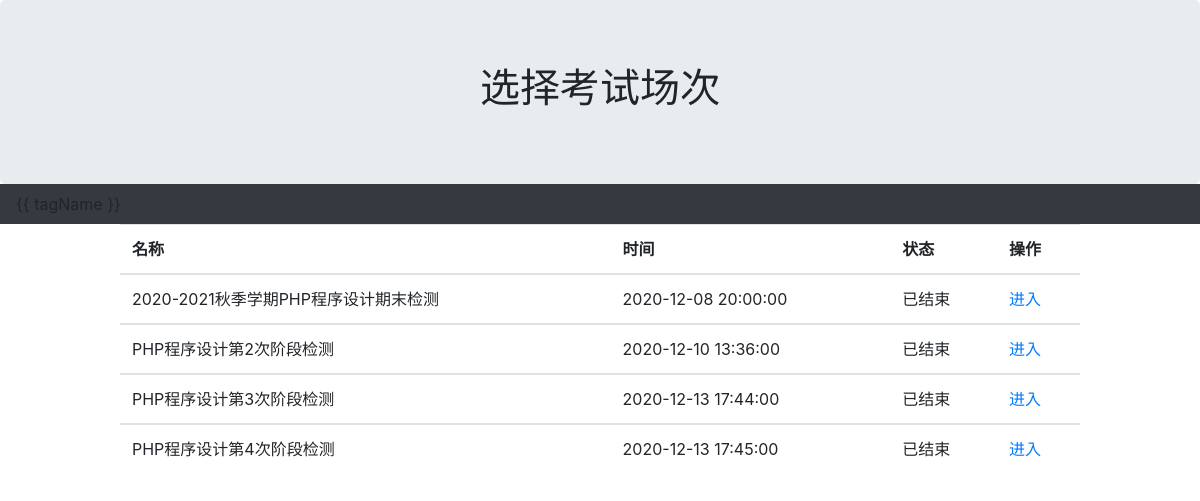
The page /student/paper_select.php on the database its author committed.
### tables this page shows
CREATE TABLE `exam_history`  (
  `num` int NOT NULL AUTO_INCREMENT,
  `paper_name` varchar(50) NULL DEFAULT NULL,
  `flag` int NULL DEFAULT NULL,
  `time_start` timestamp(0) NULL DEFAULT NULL,
  `duration` timestamp(0) NULL DEFAULT NULL,
  `number` int NULL DEFAULT NULL,
  `t1` int NULL DEFAULT NULL,
  `t2` int NULL DEFAULT NULL,
  `t3` int NULL DEFAULT NULL,
  `t4` int NULL DEFAULT NULL,
  `t5` int NULL DEFAULT NULL,
  `t6` int NULL DEFAULT NULL,
  `t7` int NULL DEFAULT NULL,
  `t8` int NULL DEFAULT NULL,
  `t9` int NULL DEFAULT NULL,
  `t10` int NULL DEFAULT NULL,
  `t11` int NULL DEFAULT NULL,
  `t12` int NULL DEFAULT NULL,
  `t13` int NULL DEFAULT NULL,
  `t14` int NULL DEFAULT NULL,
  `t15` int NULL DEFAULT NULL,
  `t16` int NULL DEFAULT NULL,
  `t17` int NULL DEFAULT NULL,
  `t18` int NULL DEFAULT NULL,
  `t19` int NULL DEFAULT NULL,
  `t20` int NULL DEFAULT NULL,
  `t21` int NULL DEFAULT NULL,
  `t22` int NULL DEFAULT NULL,
  `t23` int NULL DEFAULT NULL,
  `t24` int NULL DEFAULT NULL,
  `t25` int NULL DEFAULT NULL,
  `t26` int NULL DEFAULT NULL,
  `t27` int NULL DEFAULT NULL,
  `t28` int NULL DEFAULT NULL,
  `t29` int NULL DEFAULT NULL,
  `t30` int NULL DEFAULT NULL,
  `t31` int NULL DEFAULT NULL,
  `t32` int NULL DEFAULT NULL,
  `t33` int NULL DEFAULT NULL,
  `t34` int NULL DEFAULT NULL,
  `t35` int NULL DEFAULT NULL,
  `t36` int NULL DEFAULT NULL,
  `t37` int NULL DEFAULT NULL,
  `t38` int NULL DEFAULT NULL,
  `t39` int NULL DEFAULT NULL,
  `t40` int NULL DEFAULT NULL,
  `t41` int NULL DEFAULT NULL,
  `t42` int NULL DEFAULT NULL,
  `t43` int NULL DEFAULT NULL,
  `t44` int NULL DEFAULT NULL,
  `t45` int NULL DEFAULT NULL,
  `t46` int NULL DEFAULT NULL,
  `t47` int NULL DEFAULT NULL,
  `t48` int NULL DEFAULT NULL,
  `t49` int NULL DEFAULT NULL,
  `t50` int NULL DEFAULT NULL,
  `s1` int NULL DEFAULT NULL,
  `s2` int NULL DEFAULT NULL,
  `s3` int NULL DEFAULT NULL,
  `s4` int NULL DEFAULT NULL,
  `s5` int NULL DEFAULT NULL,
  `s6` int NULL DEFAULT NULL,
  `s7` int NULL DEFAULT NULL,
  `s8` int NULL DEFAULT NULL,
  `s9` int NULL DEFAULT NULL,
  `s10` int NULL DEFAULT NULL,
  `s11` int NULL DEFAULT NULL,
  `s12` int NULL DEFAULT NULL,
  `s13` int NULL DEFAULT NULL,
  `s14` int NULL DEFAULT NULL,
  `s15` int NULL DEFAULT NULL,
  `s16` int NULL DEFAULT NULL,
  `s17` int NULL DEFAULT NULL,
  `s18` int NULL DEFAULT NULL,
  `s19` int NULL DEFAULT NULL,
  `s20` int NULL DEFAULT NULL,
  `s21` int NULL DEFAULT NULL,
  `s22` int NULL DEFAULT NULL,
  `s23` int NULL DEFAULT NULL,
  `s24` int NULL DEFAULT NULL,
  `s25` int NULL DEFAULT NULL,
  `s26` int NULL DEFAULT NULL,
  `s27` int NULL DEFAULT NULL,
  `s28` int NULL DEFAULT NULL,
  `s29` int NULL DEFAULT NULL,
  `s30` int NULL DEFAULT NULL,
  `s31` int NULL DEFAULT NULL,
  `s32` int NULL DEFAULT NULL,
  `s33` int NULL DEFAULT NULL,
  `s34` int NULL DEFAULT NULL,
  `s35` int NULL DEFAULT NULL,
  `s36` int NULL DEFAULT NULL,
  `s37` int NULL DEFAULT NULL,
  `s38` int NULL DEFAULT NULL,
  `s39` int NULL DEFAULT NULL,
  `s40` int NULL DEFAULT NULL,
  `s41` int NULL DEFAULT NULL,
  `s42` int NULL DEFAULT NULL,
  `s43` int NULL DEFAULT NULL,
  `s44` int NULL DEFAULT NULL,
  `s45` int NULL DEFAULT NULL,
  `s46` int NULL DEFAULT NULL,
  `s47` int NULL DEFAULT NULL,
  `s48` int NULL DEFAULT NULL,
  `s49` int NULL DEFAULT NULL,
  `s50` int NULL DEFAULT NULL,
  PRIMARY KEY (`num`) USING BTREE
);

### student/paper_select.php (the view, shortened to what this page needs)
<!DOCTYPE html>
<html lang="en">
<head>
    <link rel="stylesheet" href="https://cdn.staticfile.org/twitter-bootstrap/4.3.1/css/bootstrap.min.css">
</head>
<div class="jumbotron text-center" style="margin-bottom:0">
    <h1>选择考试场次</h1>
</div>
<body>
<nav class="navbar navbar-expand-sm bg-dark navbar-dark">
  <ul class="navbar-nav" id="nav">
    <li class="nav-item" v-for="(tagName, index) in tagNames_tch">
      <a :class="isActiveClass(urls_tch[index])" :href='urls_tch[index]'>{{ tagName }}</a>
    </li>
  </ul>
</nav>
<table class="table table-hover" style="width: 80%;margin-left: 10%;">
    <thead>
    <tr>
        <th>名称</th>
        <th>时间</th>
        <th>状态</th>
        <th>操作</th>
    </tr>
    </thead>
    <?php
    include('../conn.php');
    $sql_1 = "SELECT * FROM exam_history ;";
    $result_1 = mysqli_query($conn, $sql_1);
    while ($row_1 = mysqli_fetch_assoc($result_1)) {
        $time_start = $row_1['time_start'];
        $time_end = $row_1['duration'];
        $time_now = date("Y-m-d H:i:s");
        if (strtotime($time_now) - strtotime($time_start) < 0) {
            $ZT = '未开始';
        } else if (strtotime($time_now) - strtotime($time_end) > 0) {
            $ZT = '已结束';
        } else {
            $ZT = '进行中';
        }
        $num = $row_1['num'];
        $paper_name = $row_1['paper_name'];
        $time_start = $row_1['time_start'];
        echo "
				<tbody>
					<tr>
						<td>$paper_name</td>
						<td>$time_start</td>
						<td>$ZT</td>
						<td><a href=\"paper.php?num=$num\">进入</a></td>
					</tr>
				</tbody>
			";
    }
    ?>
</table>
</body>
</html>

### rows shown on the page
exam_history: paper_name "2020-2021秋季学期PHP程序设计期末检测", time_start "2020-12-08 20:00:00", duration "已结束"
exam_history: paper_name "PHP程序设计第2次阶段检测", time_start "2020-12-10 13:36:00", duration "已结束"
exam_history: paper_name "PHP程序设计第3次阶段检测", time_start "2020-12-13 17:44:00", duration "已结束"
exam_history: paper_name "PHP程序设计第4次阶段检测", time_start "2020-12-13 17:45:00", duration "已结束"
